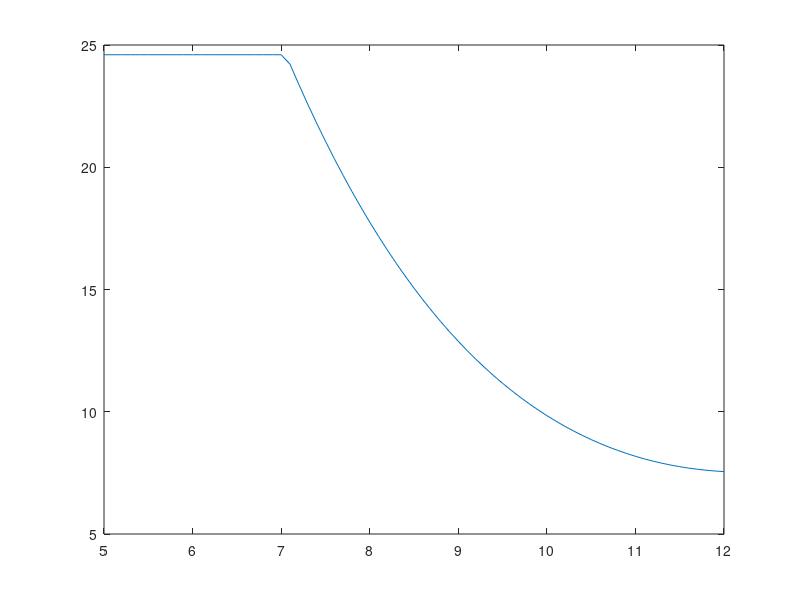

Reproduce this figure in MATLAB.
%%Inputs and property calculation 

Qchannel=5:0.1:12; %MW

Qchannelimp=Qchannel*1000*3412.14; %Btu/h

Tin=267.2; %C

Achannel=0.0034;%m^2

Achannelimp=Achannel*3.2808^2; %ft^2

%% Initial single pass k calculation- 
% pressure differences in each pass section
%



DP = [165;
262.5000;
520.5000;
258;
174];


%%calculate values for k for each section

% reference mass flowrate

M=25.8; % kg/s

Rho=780.6; %kg/m^3

keff=DP./1000./(M^2);

reff=keff.*Rho;

reffT=sum(reff);

Pout=10; %MPa

Pin=((Pout*1000)-sum(DP))/1000;  %MPa


%% Physical data import
% Temperature for water properties (C)


Tsat=[100
110
120
130
140
150
160
170
180
190
200
210
220
230
240
250
260
270
280
290
300
310
320
330
340
350
360
370
373.9500];

Tsat=reshape(Tsat,29,1);

% Saturation Pressure (MPa)

Psat=[0.1014
0.1434
0.1987
0.2703
0.3615
0.4762
0.6182
0.7922
1.0028
1.2552
1.5549
1.9077
2.3196
2.7971
3.3469
3.9762
4.6923
5.5030
6.4166
7.4418
8.5879
9.8651
11.2840
12.8580
14.6010
16.5290
18.6660
21.0440
22.0640];

Psat=reshape(Psat,29,1);

% Fluid specific volume

svfluid=[0.0010
0.0011
0.0011
0.0011
0.0011
0.0011
0.0011
0.0011
0.0011
0.0011
0.0012
0.0012
0.0012
0.0012
0.0012
0.0013
0.0013
0.0013
0.0013
0.0014
0.0014
0.0014
0.0015
0.0016
0.0016
0.0017
0.0019
0.0022
0.0031];

svfluid=reshape(svfluid,29,1);

% density conversion (kg/m^3)

rhof=1./svfluid;

% vapour specific volume

svvapour=[1.6718
1.2093
0.8912
0.6680
0.5085
0.3925
0.3068
0.2426
0.1938
0.1564
0.1272
0.1043
0.0861
0.0715
0.0597
0.0501
0.0422
0.0356
0.0302
0.0256
0.0217
0.0183
0.0155
0.0130
0.0108
0.0088
0.0069
0.0050
0.0031];

svvapour=reshape(svvapour,29,1);

% density conversion (kg/m^3)

rhov=1./svvapour;

% fluid enthalpy (kJ/kg)

hf=[419.1700
461.4200
503.8100
546.3800
589.1600
632.1800
675.4700
719.0800
763.0500
807.4300
852.2700
897.6300
943.5800
990.1900
1.0376e+03
1.0858e+03
1135
1.1853e+03
1.2369e+03
1290
1345
1.4022e+03
1.4622e+03
1.5259e+03
1.5945e+03
1.6709e+03
1.7617e+03
1.8907e+03
2.0843e+03];

hf=reshape(hf,29,1);

% vapour enthalpy (kJ/kg)

hv=[2.6756e+03
2.6911e+03
2.7059e+03
2.7201e+03
2.7334e+03
2.7459e+03
2.7574e+03
2.7679e+03
2.7772e+03
2.7853e+03
2792
2.7973e+03
2.8009e+03
2.8029e+03
2803
2.8009e+03
2.7966e+03
2.7897e+03
2.7799e+03
2.7667e+03
2.7496e+03
2.7279e+03
2.7006e+03
2666
2.6218e+03
2.5636e+03
2.4815e+03
2.3345e+03
2.0843e+03];

% latent heat (kJ/kg)

hfv=[2.2564e+03
2.2297e+03
2.2021e+03
2.1737e+03
2.1442e+03
2.1137e+03
2.0819e+03
2.0488e+03
2.0141e+03
1.9779e+03
1.9397e+03
1.8997e+03
1.8573e+03
1.8127e+03
1.7654e+03
1.7151e+03
1.6616e+03
1.6044e+03
1543
1.4767e+03
1.4046e+03
1.3257e+03
1.2384e+03
1.1401e+03
1.0273e+03
892.7000
719.8000
443.8000
0];

% Compressed water Pressures

Pcomp=[5;10]; % MPa

% Compressed water enthalpy (10 MPa, 260 C)

hcomp=[1.1349e+03;1.1343e+03]; %kJ/kg

% Surface tension mN/m

sigma=[39.9500
38.8300
37.6900
36.5500
35.4100
34.2500
33.1000
31.9300
30.7700
29.6000
28.4200
27.2400
26.0600
24.8700
23.6700
22.4800
21.3000
20.1100
18.9400
17.7700
16.6100
15.4500
14.3000
13.1700
12.0400
10.9200
9.8100
8.7300
7.6600
6.6100
5.5900
4.6000
3.6500
2.7500
1.9000
1.1300
0.4500
0];

% Steam heat capacity Pressures (MPa)

PCp=[617.8;791.7;1002.1;1254.4;1553.8;2318;3344;4688;6412;8581;11274;14586;18651]./1000;

% liquid Heat capacity (J/kg.K)

Cpl=[4.340;4.370;4.410;4.460;4.500;4.610;4.760;4.970;5.280;5.750;6.540;8.240;14.96];

% vapour Heat capacity (J/kg.K)

Cpv=[2420; 2490; 2590;2710;2840;3110;3520;4070;4835;5980;7900;11870;25800]; 

% liquid thermal conductivity (W/m.K)

kl=[0.680;0.677;0.673;0.669;0.663;0.650;0.632;0.609;0.581;0.548;0.509;0.469;0.427];

% vapour thermal conductivity (W/m.K)

kv=[0.0331;0.0347;0.0364;000382;0.0401;0.0442;0.0487;0.0540;0.0605;0.0695;0.0836;0.110;0.178];

% liquid dynamic viscosity (kg/m.s)

mul=[0.170e-3;0.160e-3;0.150e-3;0.142e-3;0.134e-3;0.122e-3;0.111e-3;0.102e-3;0.094e-3;0.086e-3;0.078e-3;0.070e-3;0.060e-3];

% vapor dynamic viscosity (kg/m.s)

muv=[1.434e-5;1.468e-5;1.502e-5;1.537e-5;1.571e-5;1.641e-5;1.712e-5;1.788e-5;1.870e-5;1.965e-5;2.084e-5;2.255e-5;2.571e-5];

% liquid Prandtl Number

Prl=[1.09;1.03;0.983;0.947;0.910;0.865;0.836;0.832;0.854;0.902;1.00;1.23;2.06];

% vapor Prandtl Number

Prv=[1.05;1.05;1.07;1.09;1.11;1.15;1.24;1.35;1.49;1.69;1.97;2.43;3.73];

%% System Properties
% Compressed water enthalpy 

hin=interp1(Pcomp,hcomp,Pin); %kJ/kg

% saturation temperature 

Tsys=interp1(Psat,Tsat,Pout); %C

% saturation liquid enthalpy

hfsys=interp1(Psat,hf,Pout); %kJ/kg

% saturation vapour enthalpy

hvsys=interp1(Psat,hv,Pout); %kJ/kg

% saturation latent heat

hfvsys=interp1(Psat,hfv,Pout); %kJ/kg

% saturation liquid density

rhofsys=interp1(Psat,rhof,Pout);  %kg/m^3

% saturation gas density

rhovsys=interp1(Psat,rhov,Pout); %kg/m^3

% Cp Liquid  

Cplsys=interp1(PCp,Cpl,Pout); %kJ/kg.K

% Cp vapour

Cpvsys=interp1(PCp,Cpv,Pout); %kJ/kg.K

% liquid Thermal Conductivity

klsys=interp1(PCp,kl,Pout); %W/m.K

% vapour Termal Conductivity 

kvsys=interp1(PCp,kv,Pout); %W/m.K

% Liquid Dynamic Viscosity

mulsys=interp1(PCp,mul,Pout); %kg/m.s

% Vapour Dynamic Viscosity

muvsys=interp1(PCp,muv,Pout); %kg/m.s

% Liquid Prandtl Number

Prlsys=interp1(PCp,Prl,Pout); 

% Vapour Prandtl Number

Prvsys=interp1(PCp,Prv,Pout);

% hout calculation

hout=hin+(Qchannel.*1000./M); %kJ/kg

% Hydraulic Diameter

Dh=0.0074; %m

% Heat transfer area

Aht=9.1224; %m^2

%% Mass flow calculation

x=(hout-hfsys)./(hvsys-hfsys);

n=length(Qchannel);

Mchannel=zeros(1,n);

alphas=zeros(1,n);

for in=1:n
    if x(in)<=0
    
    Mchannel(in)=sqrt((Pout-Pin)*rhofsys/reffT);
    else
    check=1;
    eta=1;
    alpha=x(in);
    
    while eta>=0.001
        
        xLevy=((alpha*(1-(2*alpha)))+(alpha*sqrt((1-(2*(x(in))))+(alpha*((2*rhovsys/rhofsys*((1-alpha)^2))))+(alpha*(1-(2*alpha))))))/((2*rhovsys/rhofsys*(1-alpha))+(alpha*(1+(2*alpha))));
    
        eta=x(in)-xLevy;
        
        alpha=alpha-eta;
        
    end
    clear eta
    LF=((1-x(in))^1.75)/((1-alpha)^2);
    
    Mchannel(in)=sqrt((Pout-Pin)*rhofsys/reffT/LF);
    
    alphas(in)=alpha;
    
    clear LF
    
    clear alpha
    end
    
    
end



plot(Qchannel,Mchannel);

%% Determination of system reynolds number

% dynamic viscosity
musys=zeros(1,length(x));

for lm=1:length(x)
    
    if x(lm)<=0
        
        musys(lm)=mulsys;
    else
        musys(lm)=((x(lm)/muvsys)+((1-x(lm))/mulsys))^(-1);
    
    end
end
clear lm

% density 

rhosys=zeros(1,length(alphas));

for lr=1:length(alphas)
    
    if alphas(lr)<=0
        
        rhosys(lr)=rhofsys;
        
    else
        
        rhosys(lr)=(alphas(lr)*rhovsys)+((1-alphas(lr))*rhofsys);
        
    end
end

clear lr

% Reynold's number calculation

Reynolds=Mchannel.*rhosys.*Dh./musys;



%% bulk temperature 
% This is actually the highest fluid temperature reached in the channel,
% but as there is negligible axial heat transfer this is where the clad and
% centerline temperatures will be calculated so that the highest possible
% values are found. Tbulk is typically the average temperature but this
% will not give the highest possible value. heat transfer properties will
% be calculated at the maximum possible values for the channel (node)



Tbulk=zeros(1,length(x));

for lt=1:length(x)
    
    if x(lt)<=0
        
        Tbulk(lt)=(Qchannel(lt)*1000/Mchannel(lt)/Cplsys)+Tin;
        
    else Tbulk(lt)=Tsys;
    end
    
    if Tbulk(lt)>Tsys
        Tbulk(lt)=Tsys;
    end
end


%% Outer clad temperature

Q=Qchannel/37;




